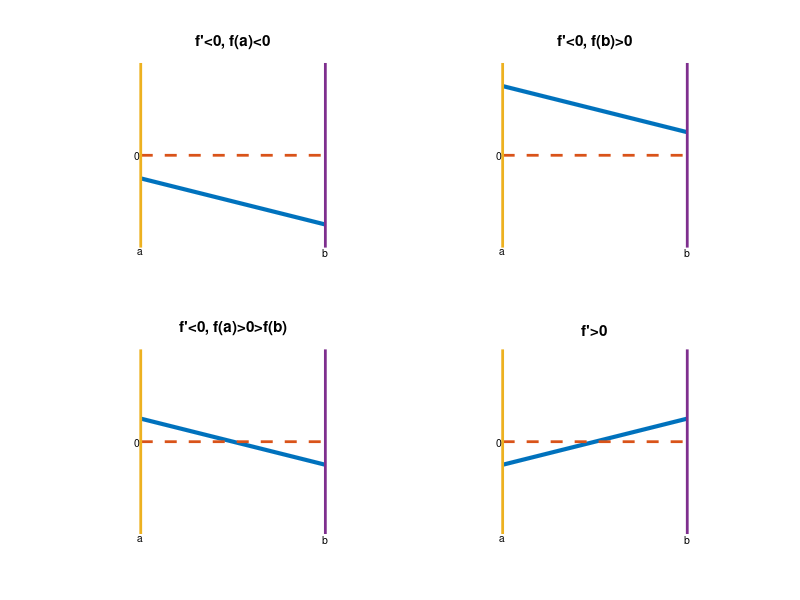

Write MATLAB code to recreate this figure. (Note: this script raises an error after producing the figure.)
% DEMSLV13 Illustrates CP problems
disp('DEMSLV13 Illustrates CP problems')
close all


fs=get(0,'DefaultTextFontSize')*(3/4);

figure(1)
subplot(2,2,1)
hold on
title('f''<0, f(a)<0')
plot([0;1],[-0.5,-1.5],'LineWidth',3);
plot([0;1],[ 0;0],'--','LineWidth',2);
plot([0;0],[-2;2],'LineWidth',2);
plot([1;1],[-2;2],'LineWidth',2);
h=text(0,0,{'0'});
set(h,'VerticalAlignment','middle','HorizontalAlignment','right','Fontsize',fs)
h=text(0,-2,{'a'});
set(h,'VerticalAlignment','top','HorizontalAlignment','center','Fontsize',fs)
h=text(1,-2,{'b'});
set(h,'VerticalAlignment','top','HorizontalAlignment','center','Fontsize',fs)
axis ([0 1 -2 2])
axis square
axis off
hold off

subplot(2,2,2)
hold on
title('f''<0, f(b)>0')
plot([0;1],[1.5,0.5],'LineWidth',3);
plot([0;1],[ 0;0],'--','LineWidth',2);
plot([0;0],[-2;2],'LineWidth',2);
plot([1;1],[-2;2],'LineWidth',2);
h=text(0,0,{'0'});
set(h,'VerticalAlignment','middle','HorizontalAlignment','right','Fontsize',fs)
h=text(0,-2,{'a'});
set(h,'VerticalAlignment','top','HorizontalAlignment','center','Fontsize',fs)
h=text(1,-2,{'b'});
set(h,'VerticalAlignment','top','HorizontalAlignment','center','Fontsize',fs)
axis ([0 1 -2 2])
axis square
axis off
hold off

subplot(2,2,3)
hold on
title('f''<0, f(a)>0>f(b)')
plot([0;1],[0.5,-0.5],'LineWidth',3);
plot([0;1],[ 0;0],'--','LineWidth',2);
plot([0;0],[-2;2],'LineWidth',2);
plot([1;1],[-2;2],'LineWidth',2);h=text(0,0,{'0'});
set(h,'VerticalAlignment','middle','HorizontalAlignment','right','Fontsize',fs)
h=text(0,-2,{'a'});
set(h,'VerticalAlignment','top','HorizontalAlignment','center','Fontsize',fs)
h=text(1,-2,{'b'});
set(h,'VerticalAlignment','top','HorizontalAlignment','center','Fontsize',fs)
axis ([0 1 -2 2])
axis square
axis off
hold off

subplot(2,2,4)
hold on
title('f''>0')
plot([0;1],[-0.5,0.5],'LineWidth',3);
plot([0;1],[ 0;0],'--','LineWidth',2);
plot([0;0],[-2;2],'LineWidth',2);
plot([1;1],[-2;2],'LineWidth',2);
h=text(0,0,{'0'});
set(h,'VerticalAlignment','middle','HorizontalAlignment','right','Fontsize',fs)
h=text(0,-2,{'a'});
set(h,'VerticalAlignment','top','HorizontalAlignment','center','Fontsize',fs)
h=text(1,-2,{'b'});
set(h,'VerticalAlignment','top','HorizontalAlignment','center','Fontsize',fs)
axis ([0 1 -2 2])
axis square
axis off
hold off

prtfigs(mfilename,'Alternative Complementarity Problems',1)